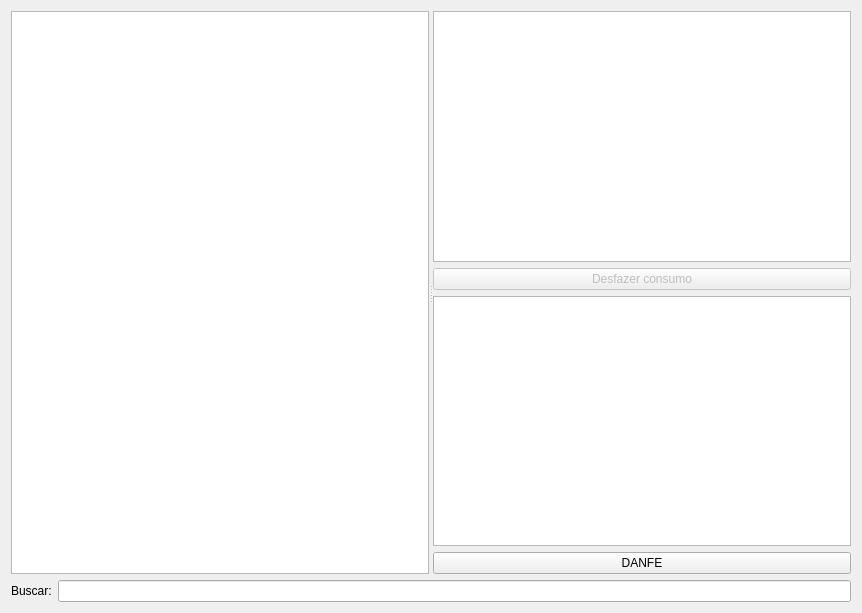
<?xml version="1.0" encoding="UTF-8"?>
<ui version="4.0">
 <class>WidgetCompraOC</class>
 <widget class="QWidget" name="WidgetCompraOC">
  <property name="geometry">
   <rect>
    <x>0</x>
    <y>0</y>
    <width>862</width>
    <height>613</height>
   </rect>
  </property>
  <property name="windowTitle">
   <string>Form</string>
  </property>
  <layout class="QGridLayout" name="gridLayout_2">
   <item row="1" column="1">
    <widget class="QLineEdit" name="lineEditBusca"/>
   </item>
   <item row="1" column="0">
    <widget class="QLabel" name="label">
     <property name="text">
      <string>Buscar:</string>
     </property>
    </widget>
   </item>
   <item row="0" column="0" colspan="2">
    <widget class="QSplitter" name="splitter">
     <property name="orientation">
      <enum>Qt::Horizontal</enum>
     </property>
     <widget class="TableView" name="tablePedido">
      <property name="mouseTracking">
       <bool>true</bool>
      </property>
      <property name="editTriggers">
       <set>QAbstractItemView::NoEditTriggers</set>
      </property>
      <property name="selectionMode">
       <enum>QAbstractItemView::SingleSelection</enum>
      </property>
      <property name="selectionBehavior">
       <enum>QAbstractItemView::SelectRows</enum>
      </property>
     </widget>
     <widget class="QWidget" name="layoutWidget">
      <layout class="QGridLayout" name="gridLayout">
       <item row="0" column="0">
        <widget class="TableView" name="tableProduto">
         <property name="mouseTracking">
          <bool>true</bool>
         </property>
         <property name="editTriggers">
          <set>QAbstractItemView::NoEditTriggers</set>
         </property>
         <property name="selectionMode">
          <enum>QAbstractItemView::SingleSelection</enum>
         </property>
         <property name="selectionBehavior">
          <enum>QAbstractItemView::SelectRows</enum>
         </property>
        </widget>
       </item>
       <item row="2" column="0">
        <widget class="TableView" name="tableNFe">
         <property name="mouseTracking">
          <bool>true</bool>
         </property>
         <property name="editTriggers">
          <set>QAbstractItemView::NoEditTriggers</set>
         </property>
         <property name="selectionMode">
          <enum>QAbstractItemView::SingleSelection</enum>
         </property>
         <property name="selectionBehavior">
          <enum>QAbstractItemView::SelectRows</enum>
         </property>
        </widget>
       </item>
       <item row="3" column="0">
        <widget class="QPushButton" name="pushButtonDanfe">
         <property name="text">
          <string>DANFE</string>
         </property>
        </widget>
       </item>
       <item row="1" column="0">
        <widget class="QPushButton" name="pushButtonDesfazerConsumo">
         <property name="enabled">
          <bool>false</bool>
         </property>
         <property name="text">
          <string>Desfazer consumo</string>
         </property>
        </widget>
       </item>
      </layout>
     </widget>
    </widget>
   </item>
  </layout>
 </widget>
 <customwidgets>
  <customwidget>
   <class>TableView</class>
   <extends>QTableView</extends>
   <header>src/tableview.h</header>
  </customwidget>
 </customwidgets>
 <resources/>
 <connections/>
</ui>
